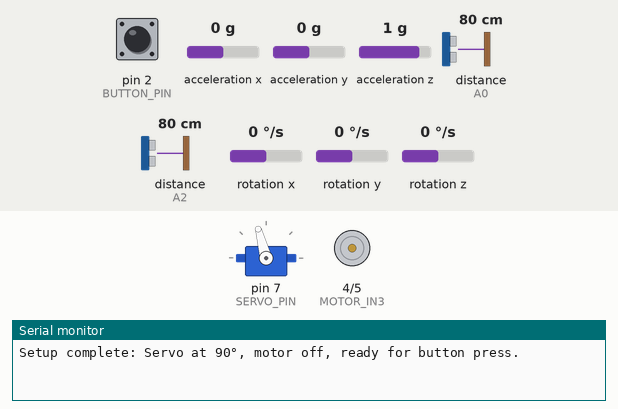
Simulated run of this sketch. Board: Arduino Uno, built with avr-gcc and run on an emulated ATmega328P. Shown: servo, motor-driver pin pairs drawn as motors (green arrow = first pin HIGH = forward, orange = second pin HIGH = backward, longer = more drive, scaled by the enable pin), the last lines printed to the serial monitor. Inputs (shaded band) come from the test bench; at power-on: pin 2 (BUTTON_PIN) HIGH, rotation z 0 °/s, distance to the obstacle (sensors on A2, A0) 80 cm, acceleration x 0 g, acceleration y 0 g, acceleration z 1 g, rotation x 0 °/s, rotation y 0 °/s. The echo pulse lasts 58.3 µs per cm.

Above: at 2.2 s.
2.3 s: pin 2 (BUTTON_PIN) pulled LOW for 0.15 s
At 4.2 s:
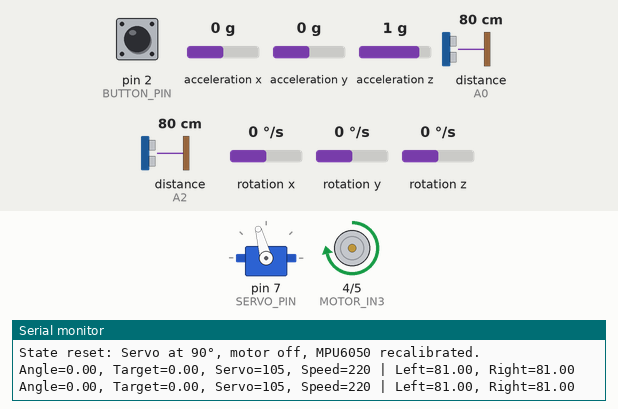
5.0 s: rotation z set to 24 °/s
At 7.4 s:
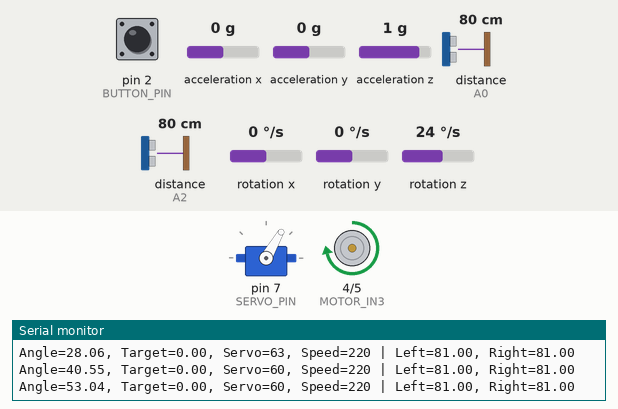
8.0 s: distance to the obstacle (sensor on A2) set to 94 cm
At 9.0 s:
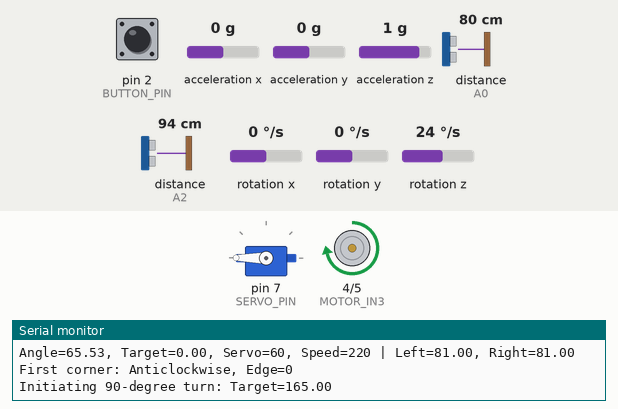
9.5 s: distance to the obstacle (sensor on A0) set to 2 cm
12.5 s: rotation z set to -192 °/s
At 12.88 s:
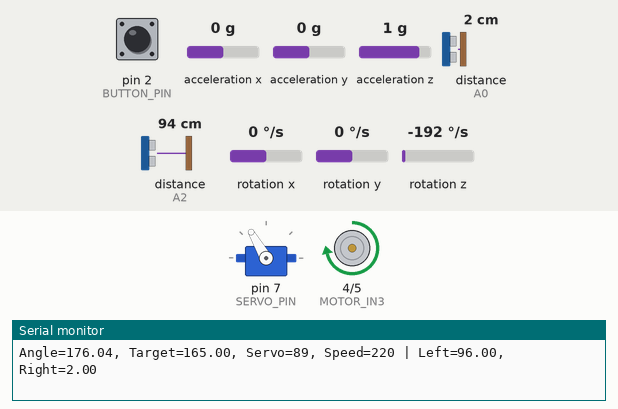
14.6 s: rotation z set to 100 °/s
At 18.52 s:
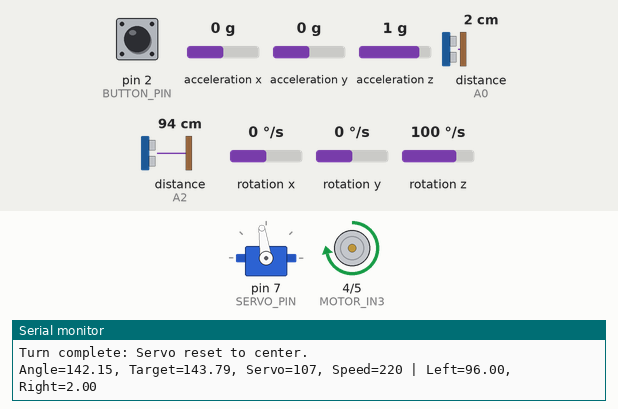
Timing chart, 0 to 18.6 s (numbered marks = the images above; inputs shaded):
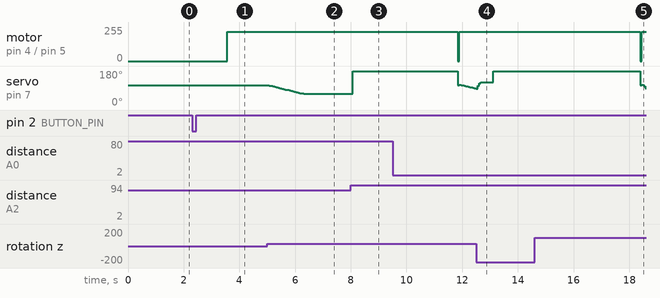

The sketch:

Round1code.ino
```cpp
// final one


#include <Wire.h>
#include <MPU6050_light.h>
#include <Servo.h>
#include <NewPing.h>

// Pin definitions
#define TRIG_PIN_LEFT A3     // Left ultrasonic trigger
#define ECHO_PIN_LEFT A2     // Left ultrasonic echo
#define TRIG_PIN_RIGHT A1    // Right ultrasonic trigger
#define ECHO_PIN_RIGHT A0    // Right ultrasonic echo
#define SERVO_PIN 7       // Servo signal
#define MOTOR_ENB 3          // L298N speed control
#define MOTOR_IN3 4          // L298N direction 1
#define MOTOR_IN4 5          // L298N direction 2
#define BUTTON_PIN 2         // Push button

// Ultrasonic setup
#define MAX_DISTANCE 500   // Max distance (cm)
NewPing sonarLeft(TRIG_PIN_LEFT, ECHO_PIN_LEFT, MAX_DISTANCE);
NewPing sonarRight(TRIG_PIN_RIGHT, ECHO_PIN_RIGHT, MAX_DISTANCE);

// MPU6050 and Servo
MPU6050 mpu(Wire);
Servo steeringServo;

// Constants
const int MOTOR_SPEED = 220;  // PWM speed
const int SLOW_SPEED = 110;  // Reduced speed for turns
const float SIDE_TURN_DISTANCE = 90; // Side sensor trigger (cm)
const int TOTAL_EDGES = 13;   // 4 corners * 3 laps + 1
const int SERVO_CENTER = 105;  // Servo center
const int SERVO_MAX_LEFT = 180; // Max left
const int SERVO_MAX_RIGHT = 40; // Max right
const float KP = 1.5;         // Gyro correction gain
const float KW = 0.8;         // Inner wall-following gain
const float KO = 0.5;         // Outer wall avoidance gain
const float TARGET_WALL_DISTANCE = 25; // Target inner wall distance (cm)
const float OUTER_WALL_THRESHOLD = 20; // Outer wall crash threshold (cm)
const unsigned long WAIT_DURATION = 1200; // 1s wait post-turn

// Variables
bool isClockwise = false;
bool directionSet = false;
int edgeCount = 0;
bool isRunning = false;
float targetAngle = 0;
bool lastButtonState = HIGH;
bool isWaiting = false;
unsigned long waitStartTime = 0;
float filteredDist = 40;

float getFilteredDistance(NewPing &sonar) {
const int samples = 3; // Increased for better reliability
  float sum = 0;
  for (int i = 0; i < samples; i++) {
    float dist = sonar.ping_cm();
    if (dist == 0) dist = MAX_DISTANCE;
    sum += dist;
    delay(5);
  }
  return sum / samples;

}

void resetState() {
  isClockwise = false;
  directionSet = false;
  edgeCount = 0;
  targetAngle = 0;
  isWaiting = false;
  steeringServo.write(SERVO_CENTER); // Servo to 90°
  digitalWrite(MOTOR_IN3, HIGH);
  digitalWrite(MOTOR_IN4, LOW);
  analogWrite(MOTOR_ENB, 0); // Motor off
  mpu.calcOffsets(); // Recalibrate MPU6050
  Serial.println("State reset: Servo at 90°, motor off, MPU6050 recalibrated.");
}

void performTurn(bool clockwise) {
  mpu.update();
  float startAngle = mpu.getAngleZ();
  float turnTarget = startAngle + (clockwise ? -90 : 90);
  Serial.print("Initiating 90-degree turn: Target=");
  Serial.println(turnTarget);
  analogWrite(MOTOR_ENB, 0);

  steeringServo.write(clockwise ? SERVO_MAX_RIGHT : SERVO_MAX_LEFT);
  while (abs(mpu.getAngleZ() - turnTarget) > 2) {
    mpu.update();
    analogWrite(MOTOR_ENB, SLOW_SPEED);
  }
  analogWrite(MOTOR_ENB, 0);
  steeringServo.write(SERVO_CENTER);
  targetAngle = turnTarget;
  Serial.println("Turn complete: Servo reset to center.");
}

void setup() {
  Serial.begin(9600);
  Wire.begin();
  if (mpu.begin() != 0) {
    Serial.println("MPU6050 failed!");
    while (1);
  }
  // INITIAL RESET: Set servo to 90°, motor off, configure pins
  mpu.calcOffsets(); // Calibrate MPU6050
  pinMode(MOTOR_ENB, OUTPUT);
  pinMode(MOTOR_IN3, OUTPUT);
  pinMode(MOTOR_IN4, OUTPUT);
  pinMode(BUTTON_PIN, INPUT_PULLUP);
  steeringServo.attach(SERVO_PIN);
  steeringServo.write(SERVO_CENTER); // Servo to 90°
  digitalWrite(MOTOR_IN3, HIGH);
  digitalWrite(MOTOR_IN4, LOW);
  analogWrite(MOTOR_ENB, 0); // Motor off
  Serial.println("Setup complete: Servo at 90°, motor off, ready for button press.");
}

void loop() {
  bool currentButtonState = digitalRead(BUTTON_PIN);
  if (currentButtonState == LOW && lastButtonState == HIGH) {
    if (!isRunning) {
      Serial.println("Button pressed: Starting navigation...");
      resetState(); // Reset for fresh start
      isRunning = true;
    } else {
      Serial.println("Button pressed: Stopping and resetting...");
      resetState(); // Full reset to fresh state
      isRunning = false;
    }
    delay(200); // Debounce
  }
  lastButtonState = currentButtonState;

  if (!isRunning) return;

  mpu.update();
  float currentAngle = mpu.getAngleZ();

  float leftDist = getFilteredDistance(sonarLeft);
  float rightDist = getFilteredDistance(sonarRight);
  // int leftDist = sonarLeft.ping_cm();
  // int rightDist = sonarRight.ping_cm();

  // Gyro, inner wall, and outer wall correction
  float gyroError = targetAngle - currentAngle;
  int servoAngle = SERVO_CENTER;
  if (directionSet && !isWaiting) {
    float innerDist = isClockwise ? leftDist : rightDist; // Inner wall
    float outerDist = isClockwise ? rightDist : leftDist; // Outer wall
    float wallError = TARGET_WALL_DISTANCE - innerDist;  // Inner wall error (~30 cm)
    float outerError = outerDist < OUTER_WALL_THRESHOLD ? OUTER_WALL_THRESHOLD - outerDist : 0; // Outer wall error (<20 cm)
    // DRIFTING LOGIC: Adjusts servo to drift toward/away from inner wall (~30 cm) and inward if outer wall <20 cm
    servoAngle += (int)(KP * gyroError + KW * wallError + KO * outerError);
  } else {
    servoAngle += (int)(KP * gyroError);
  }
  servoAngle = constrain(servoAngle, 60, 120);
  steeringServo.write(servoAngle);

  int currentSpeed = MOTOR_SPEED;
  analogWrite(MOTOR_ENB, currentSpeed);

  static unsigned long lastPrint = 0;
  if (millis() - lastPrint >= 500) {
    Serial.print("Angle=");
    Serial.print(currentAngle);
    Serial.print(", Target=");
    Serial.print(targetAngle);
    Serial.print(", Servo=");
    Serial.print(servoAngle);
    Serial.print(", Speed=");
    Serial.print(currentSpeed);
    Serial.print(" | Left=");
    Serial.print(leftDist);
    Serial.print(", Right=");
    Serial.println(rightDist);
    lastPrint = millis();
  }

  if (!directionSet) {
    if (rightDist > SIDE_TURN_DISTANCE && rightDist < MAX_DISTANCE) {
      isClockwise = true;

      directionSet = true;
      Serial.print("First corner: Clockwise, Edge=");
      Serial.println(edgeCount);
       edgeCount++;
      performTurn(isClockwise);
      isWaiting = true;
      waitStartTime = millis();
    } else if (leftDist > SIDE_TURN_DISTANCE && leftDist < MAX_DISTANCE) {
      isClockwise = false;

      directionSet = true;
      Serial.print("First corner: Anticlockwise, Edge=");
      Serial.println(edgeCount);
       edgeCount++;
      performTurn(isClockwise);
      isWaiting = true;
      waitStartTime = millis();
    }
  }

  if (directionSet) {
    if (isWaiting) {
      if (millis() - waitStartTime >= WAIT_DURATION) {
        isWaiting = false;
        Serial.println("Wait complete");
      } else {
        return;
      }
    }

    float outerDist = isClockwise ? rightDist : leftDist; // Outer wall for edge
    if (outerDist > SIDE_TURN_DISTANCE && outerDist < MAX_DISTANCE) {
      edgeCount++;
      Serial.print("Edge detected: Count=");
      Serial.println(edgeCount);
      if (edgeCount >= TOTAL_EDGES) {
        Serial.println("Finished 3 laps! Performing final maneuver...");
        performTurn(isClockwise); // 85-degree turn in same direction
      //   Serial.println("Moving forward for 750 ms...");
      //  steeringServo.write(SERVO_CENTER);

        delay(1000); // 750 ms
        analogWrite(MOTOR_ENB, 0); // Stop motor
        isRunning = false;
        Serial.println("Final maneuver complete. Vehicle stopped.");
        while (1);
      }
      performTurn(isClockwise);
      isWaiting = true;
      waitStartTime = millis();
    }
  }
}
```

Measured:
- the behaviour switches between 88 and 89 cm on distance to the obstacle (sensor on A2) (found by bisection; images 2 and 3)
- after the input at 2.3 s, motor on pin 4 (MOTOR_IN3) / pin 5 (MOTOR_IN4): stopped → forward 220/255 after 1.3 s
- after the input at 5.0 s, servo on pin 7 (SERVO_PIN): moves from 105° to 60° over 1.2 s, starting after 0.06 s
- after the input at 8.0 s, servo on pin 7 (SERVO_PIN): 60° → 180° after 0.08 s
- after the input at 12.5 s, motor on pin 4 (MOTOR_IN3) / pin 5 (MOTOR_IN4): stays forward 220/255 (without the input it goes to forward 110/255 after 0.61 s)
- after the input at 14.6 s, motor on pin 4 (MOTOR_IN3) / pin 5 (MOTOR_IN4): forward 220/255 → stopped after 3.8 s, → forward 220/255 0.05 s later; servo on pin 7 (SERVO_PIN): 180° → 107° after 3.8 s, → 90° 0.12 s later
